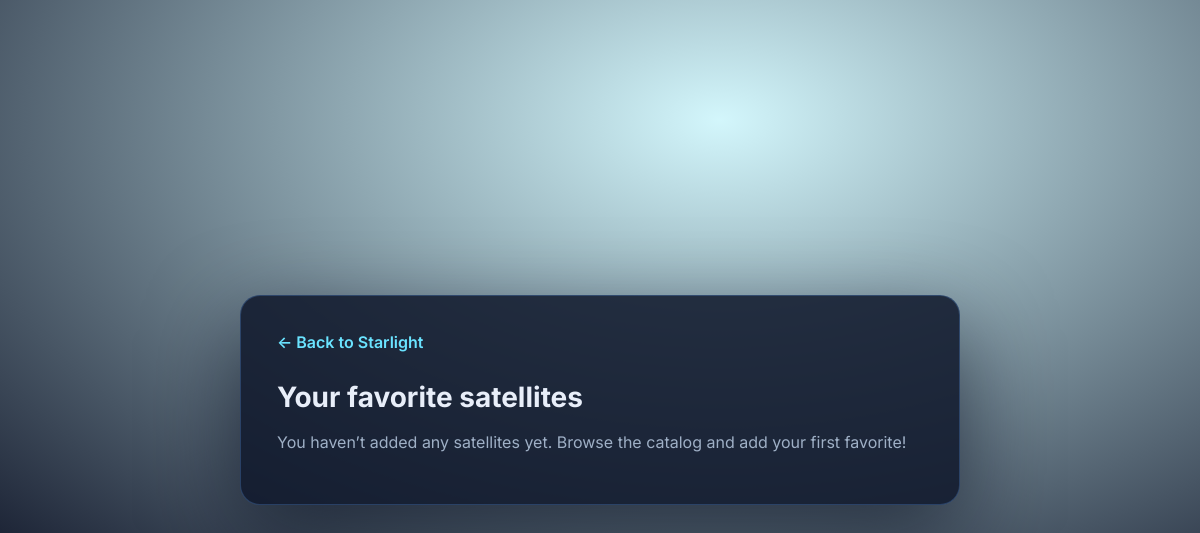
Before: /favorites/ (signed in) with the older database file.
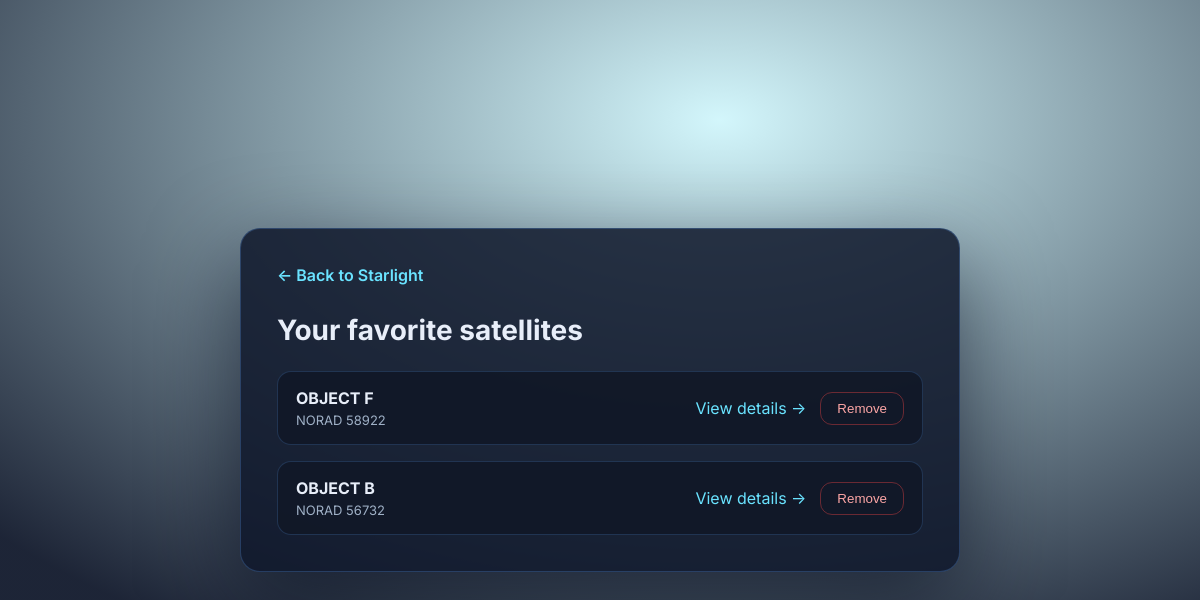
After: the same page with the newer database file.
### satellites/models.py (models this page shows, shortened)
class Favorite(models.Model):
    user = models.ForeignKey(settings.AUTH_USER_MODEL, on_delete=models.CASCADE, related_name="favorites") # link to user
    norad_id = models.PositiveIntegerField() # NORAD ID of the satellite
    name = models.CharField(max_length=128) # satellite name
    notes = models.TextField(blank=True) # user notes
    created_at = models.DateTimeField(auto_now_add=True) # timestamp of creation
    class Meta:
        ordering = ["-created_at"] # newest first
        unique_together = ("user", "norad_id") # unique per user

### satellites/views.py (the view)
# urls.py: path('favorites/', favorites_list, name='favorites'), # list of favorite satellites
@login_required
def favorites_list(request):
    favorites = request.user.favorites.all()
    return render(request, "favorites/list.html", {"favorites": favorites})

### templates/favorites/list.html (shortened to what this page needs)
{% extends "base.html" %}
{% block shell_extra_class %} favorites-shell{% endblock %}
{% block content %}
<div class="auth-card favorites-card">
  <h1>Your favorite satellites</h1>
  {% if favorites %}
    <ul class="favorites-list">
      {% for fav in favorites %}
        <li>
          <div>
            <strong>{{ fav.name }}</strong>
            <span class="favorites-meta">NORAD {{ fav.norad_id }}</span>
          </div>
          <div class="favorites-actions">
            <a class="link" href="{% url 'satellite-detail' fav.norad_id %}">View details →</a>
            <form action="{% url 'favorite-remove' fav.norad_id %}" method="post">
              <button type="submit" class="favorites-remove">Remove</button>
            </form>
          </div>
        </li>
      {% endfor %}
    </ul>
  {% else %}
    <p class="favorites-empty">You haven’t added any satellites yet. Browse the catalog and add your first favorite!</p>
  {% endif %}
</div>
{% endblock %}

### templates/base.html (shortened to what this page needs)
{% load static %}
<!DOCTYPE html>
<html lang="en">
<head>
  <link rel="stylesheet" href="{% static 'satellites/home.css' %}?v=3" />
  <link rel="stylesheet" href="{% static 'satellites/catalog.css' %}?v=1" />
  <link rel="stylesheet" href="{% static 'satellites/auth.css' %}?v=1" />
</head>
<body class="auth-layout">
  <div class="auth-shell{% block shell_extra_class %}{% endblock %}">
    <a class="auth-home" href="{% url 'home' %}">← Back to Starlight</a>
    {% block content %}{% endblock %}
  </div>
</body>
</html>

### satellites/static/satellites/home.css (style rules this page uses)
:root { --bg:#0b0f17; --text:#e8eef9; --muted:#9fb0c6; --accent:#6ae3ff; --panel:#111827; }
* { box-sizing:border-box }
html,body { height:100% }
body { margin:0; font-family:Inter, system-ui, -apple-system, Segoe UI, Roboto, sans-serif; color:var(--text); background:radial-gradient(1200px 800px at 70% 20%, #0f172a 0%, var(--bg) 60%); overflow-x:hidden; }
.link { color:var(--accent); text-decoration:none }

### satellites/static/satellites/catalog.css (style rules this page uses)
:root { --panel:#111827; --panel-border:rgba(96,165,250,0.25); --panel-hover:rgba(34,211,238,0.12); }

### satellites/static/satellites/auth.css (style rules this page uses)
.auth-layout { min-height:100vh; margin:0; background:radial-gradient(1000px 600px at 60% 15%, rgba(34,211,238,0.2), rgba(15,23,42,0.94)); display:flex; align-items:center; justify-content:center; font-family:Inter, system-ui, -apple-system, BlinkMacSystemFont, 'Segoe UI', sans-serif; color:#e8eef9; }
.auth-shell { width:min(420px, 90vw); background:rgba(15,23,42,0.86); border-radius:20px; padding:36px; box-shadow:0 30px 90px rgba(2,6,23,0.6); border:1px solid rgba(96,165,250,0.25); }
.auth-shell.favorites-shell { width:min(720px, 92vw); }
.auth-home { display:inline-flex; align-items:center; gap:6px; color:var(--accent, #6ae3ff); text-decoration:none; font-weight:600; margin-bottom:16px; }
.auth-card h1 { margin:12px 0 6px; font-size:28px; font-weight:700; }
.favorites-card { width:100%; }
.favorites-card ul { list-style:none; margin:24px 0 0; padding:0; display:flex; flex-direction:column; gap:16px; }
.favorites-card li { display:flex; justify-content:space-between; align-items:center; padding:16px 18px; border-radius:14px; background:rgba(17,24,39,0.9); border:1px solid rgba(96,165,250,0.2); gap:16px; }
.favorites-card strong { font-weight:700 }
.favorites-meta { display:block; margin-top:4px; color:var(--muted, #9fb0c6); font-size:13px; }
.favorites-actions { display:flex; gap:14px; align-items:center; }
.favorites-actions form { margin:0 }
.favorites-remove { background:none; border:1px solid rgba(239,68,68,0.4); color:#fca5a5; border-radius:12px; padding:8px 14px; cursor:pointer; }
.favorites-card li { flex-wrap:wrap; }
.favorites-card li > div:first-child { flex:1 1 240px; }
.favorites-actions { flex:0 0 auto; }
.favorites-actions form { display:inline; }
.favorites-remove { padding:8px 16px; }

Changed rows visible on the page:
added Favorite: name "OBJECT F", norad_id "58922"
added Favorite: name "OBJECT B", norad_id "56732"
Other visible differences:
text no longer shown: "You haven’t added any satellites yet. Browse the catalog and add your first favorite!"
